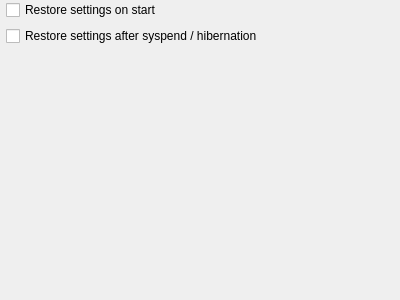
<?xml version="1.0" encoding="UTF-8"?>
<ui version="4.0">
 <class>settingsWidget</class>
 <widget class="QWidget" name="settingsWidget">
  <property name="geometry">
   <rect>
    <x>0</x>
    <y>0</y>
    <width>400</width>
    <height>300</height>
   </rect>
  </property>
  <property name="windowTitle">
   <string>Settings Widget</string>
  </property>
  <layout class="QFormLayout" name="formLayout">
   <property name="leftMargin">
    <number>0</number>
   </property>
   <property name="topMargin">
    <number>0</number>
   </property>
   <property name="rightMargin">
    <number>0</number>
   </property>
   <property name="bottomMargin">
    <number>0</number>
   </property>
   <item row="0" column="1">
    <widget class="QCheckBox" name="restoreStartCB">
     <property name="text">
      <string>Restore settings on start</string>
     </property>
    </widget>
   </item>
   <item row="1" column="1">
    <widget class="QCheckBox" name="restoreSuspendCB">
     <property name="text">
      <string>Restore settings after syspend / hibernation</string>
     </property>
    </widget>
   </item>
  </layout>
 </widget>
 <resources/>
 <connections/>
</ui>
